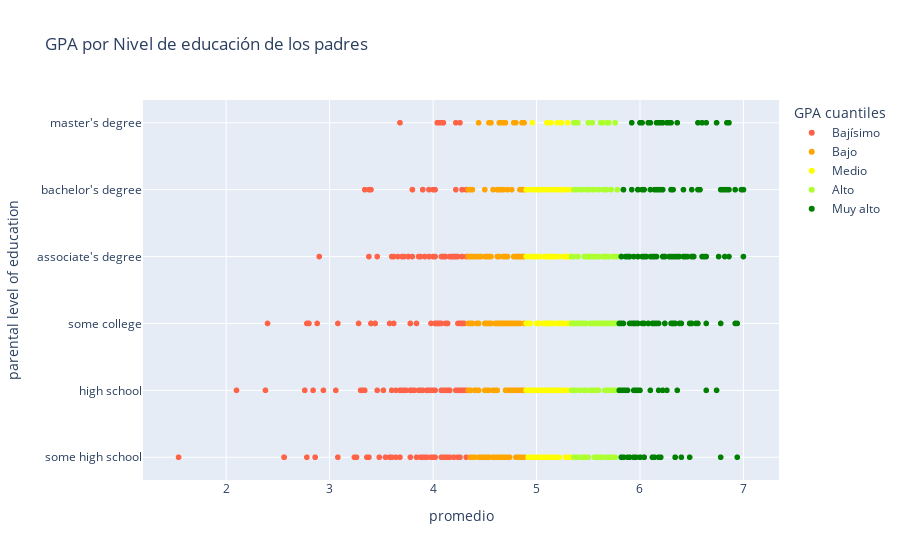

Source (notebook cell):
### Code cell
# Código de gráfico del amigo ChatGPT
fig = px.scatter(
    df_grades.sort_values(by="promedio"),
    x="promedio",
    y="parental level of education",
    hover_data=["gender"],
    color="GPA cuantiles",
    title="GPA por Nivel de educación de los padres",
    color_discrete_sequence=["tomato", "orange", "yellow", "greenyellow", "green"]
)

fig

### Figure 1 — Plotly figure (JSON) as saved in the notebook; plotly's stock layout.template omitted (floating-point values rounded to 4 significant figures; data arrays with more than 128 entries replaced by an {"elided": "..."} marker saying what was removed)
{"data": [{"customdata": {"elided": "201x1 str values"}, "hovertemplate": "GPA cuantiles=Bajísimo<br>promedio=%{x}<br>parental level of education=%{y}<br>gender=%{customdata[0]}<extra></extra>", "legendgroup": "Bajísimo", "marker": {"color": "tomato", "symbol": "circle"}, "mode": "markers", "name": "Bajísimo", "showlegend": true, "type": "scattergl", "x": {"elided": "201 float values"}, "xaxis": "x", "y": {"elided": "201 str values"}, "yaxis": "y"}, {"customdata": {"elided": "201x1 str values"}, "hovertemplate": "GPA cuantiles=Bajo<br>promedio=%{x}<br>parental level of education=%{y}<br>gender=%{customdata[0]}<extra></extra>", "legendgroup": "Bajo", "marker": {"color": "orange", "symbol": "circle"}, "mode": "markers", "name": "Bajo", "showlegend": true, "type": "scattergl", "x": {"elided": "201 float values"}, "xaxis": "x", "y": {"elided": "201 str values"}, "yaxis": "y"}, {"customdata": {"elided": "207x1 str values"}, "hovertemplate": "GPA cuantiles=Medio<br>promedio=%{x}<br>parental level of education=%{y}<br>gender=%{customdata[0]}<extra></extra>", "legendgroup": "Medio", "marker": {"color": "yellow", "symbol": "circle"}, "mode": "markers", "name": "Medio", "showlegend": true, "type": "scattergl", "x": {"elided": "207 float values"}, "xaxis": "x", "y": {"elided": "207 str values"}, "yaxis": "y"}, {"customdata": {"elided": "196x1 str values"}, "hovertemplate": "GPA cuantiles=Alto<br>promedio=%{x}<br>parental level of education=%{y}<br>gender=%{customdata[0]}<extra></extra>", "legendgroup": "Alto", "marker": {"color": "greenyellow", "symbol": "circle"}, "mode": "markers", "name": "Alto", "showlegend": true, "type": "scattergl", "x": {"elided": "196 float values"}, "xaxis": "x", "y": {"elided": "196 str values"}, "yaxis": "y"}, {"customdata": {"elided": "198x1 str values"}, "hovertemplate": "GPA cuantiles=Muy alto<br>promedio=%{x}<br>parental level of education=%{y}<br>gender=%{customdata[0]}<extra></extra>", "legendgroup": "Muy alto", "marker": {"color": "green", "symbol": "circle"}, "mode": "markers", "name": "Muy alto", "showlegend": true, "type": "scattergl", "x": {"elided": "198 float values"}, "xaxis": "x", "y": {"elided": "198 str values"}, "yaxis": "y"}], "layout": {"legend": {"title": {"text": "GPA cuantiles"}, "tracegroupgap": 0}, "title": {"text": "GPA por Nivel de educación de los padres"}, "xaxis": {"anchor": "y", "domain": [0, 1], "title": {"text": "promedio"}}, "yaxis": {"anchor": "x", "domain": [0, 1], "title": {"text": "parental level of education"}}}}
